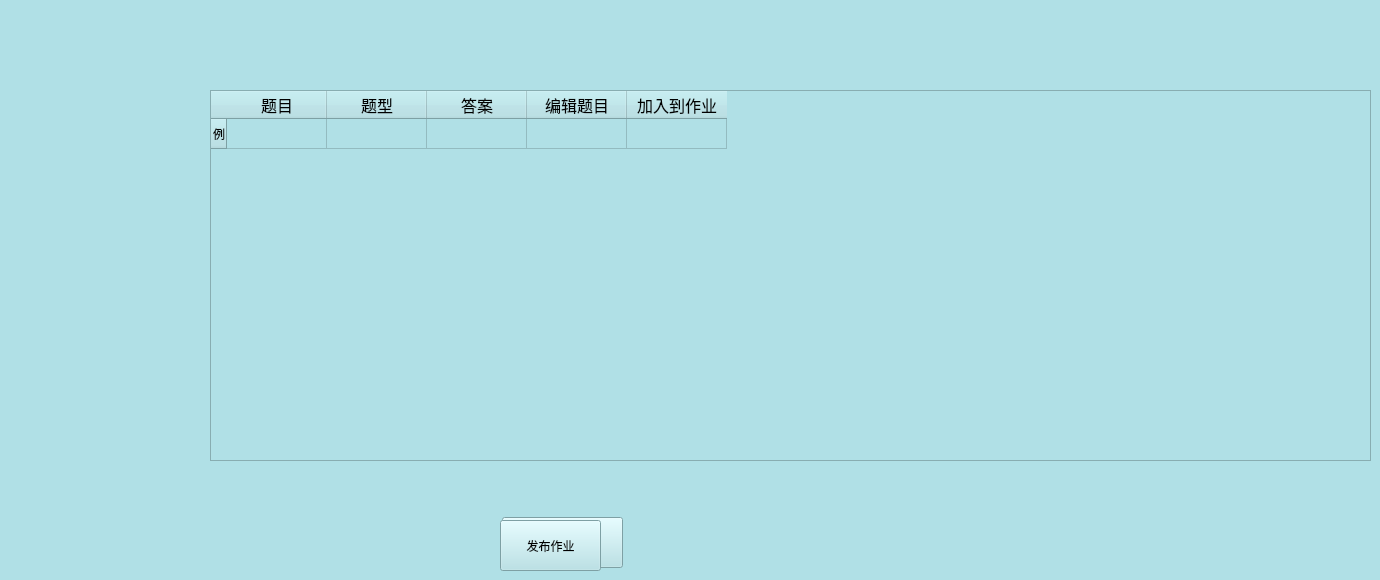
    <widget class="QWidget" name="page_2">
     <property name="styleSheet">
      <string notr="true">QWidget{
	background-color: #B0E0E6;
}</string>
     </property>
     <widget class="QTableWidget" name="tableWidget_2">
      <property name="geometry">
       <rect>
        <x>210</x>
        <y>90</y>
        <width>1161</width>
        <height>371</height>
       </rect>
      </property>
      <property name="palette">
       <palette>
        <active>
         <colorrole role="WindowText">
          <brush brushstyle="SolidPattern">
           <color alpha="255">
            <red>0</red>
            <green>0</green>
            <blue>0</blue>
           </color>
          </brush>
         </colorrole>
         <colorrole role="Button">
          <brush brushstyle="SolidPattern">
           <color alpha="255">
            <red>176</red>
            <green>224</green>
            <blue>230</blue>
           </color>
          </brush>
         </colorrole>
         <colorrole role="Light">
          <brush brushstyle="SolidPattern">
           <color alpha="255">
            <red>255</red>
            <green>230</green>
            <blue>203</blue>
           </color>
          </brush>
         </colorrole>
         <colorrole role="Midlight">
          <brush brushstyle="SolidPattern">
           <color alpha="255">
            <red>241</red>
            <green>199</green>
            <blue>154</blue>
           </color>
          </brush>
         </colorrole>
         <colorrole role="Dark">
          <brush brushstyle="SolidPattern">
           <color alpha="255">
            <red>113</red>
            <green>84</green>
            <blue>52</blue>
           </color>
          </brush>
         </colorrole>
         <colorrole role="Mid">
          <brush brushstyle="SolidPattern">
           <color alpha="255">
            <red>151</red>
            <green>112</green>
            <blue>70</blue>
           </color>
          </brush>
         </colorrole>
         <colorrole role="Text">
          <brush brushstyle="SolidPattern">
           <color alpha="255">
            <red>0</red>
            <green>0</green>
            <blue>0</blue>
           </color>
          </brush>
         </colorrole>
         <colorrole role="BrightText">
          <brush brushstyle="SolidPattern">
           <color alpha="255">
            <red>255</red>
            <green>255</green>
            <blue>255</blue>
           </color>
          </brush>
         </colorrole>
         <colorrole role="ButtonText">
          <brush brushstyle="SolidPattern">
           <color alpha="255">
            <red>0</red>
            <green>0</green>
            <blue>0</blue>
           </color>
          </brush>
         </colorrole>
         <colorrole role="Base">
          <brush brushstyle="SolidPattern">
           <color alpha="255">
            <red>176</red>
            <green>224</green>
            <blue>230</blue>
           </color>
          </brush>
         </colorrole>
         <colorrole role="Window">
          <brush brushstyle="SolidPattern">
           <color alpha="255">
            <red>176</red>
            <green>224</green>
            <blue>230</blue>
           </color>
          </brush>
         </colorrole>
         <colorrole role="Shadow">
          <brush brushstyle="SolidPattern">
           <color alpha="255">
            <red>0</red>
            <green>0</green>
            <blue>0</blue>
           </color>
          </brush>
         </colorrole>
         <colorrole role="AlternateBase">
          <brush brushstyle="SolidPattern">
           <color alpha="255">
            <red>241</red>
            <green>211</green>
            <blue>180</blue>
           </color>
          </brush>
         </colorrole>
         <colorrole role="ToolTipBase">
          <brush brushstyle="SolidPattern">
           <color alpha="255">
            <red>255</red>
            <green>255</green>
            <blue>220</blue>
           </color>
          </brush>
         </colorrole>
         <colorrole role="ToolTipText">
          <brush brushstyle="SolidPattern">
           <color alpha="255">
            <red>0</red>
            <green>0</green>
            <blue>0</blue>
           </color>
          </brush>
         </colorrole>
         <colorrole role="PlaceholderText">
          <brush brushstyle="SolidPattern">
           <color alpha="128">
            <red>0</red>
            <green>0</green>
            <blue>0</blue>
           </color>
          </brush>
         </colorrole>
        </active>
        <inactive>
         <colorrole role="WindowText">
          <brush brushstyle="SolidPattern">
           <color alpha="255">
            <red>0</red>
            <green>0</green>
            <blue>0</blue>
           </color>
          </brush>
         </colorrole>
         <colorrole role="Button">
          <brush brushstyle="SolidPattern">
           <color alpha="255">
            <red>176</red>
            <green>224</green>
            <blue>230</blue>
           </color>
          </brush>
         </colorrole>
         <colorrole role="Light">
          <brush brushstyle="SolidPattern">
           <color alpha="255">
            <red>255</red>
            <green>230</green>
            <blue>203</blue>
           </color>
          </brush>
         </colorrole>
         <colorrole role="Midlight">
          <brush brushstyle="SolidPattern">
           <color alpha="255">
            <red>241</red>
            <green>199</green>
            <blue>154</blue>
           </color>
          </brush>
         </colorrole>
         <colorrole role="Dark">
          <brush brushstyle="SolidPattern">
           <color alpha="255">
            <red>113</red>
            <green>84</green>
            <blue>52</blue>
           </color>
          </brush>
         </colorrole>
         <colorrole role="Mid">
          <brush brushstyle="SolidPattern">
           <color alpha="255">
            <red>151</red>
            <green>112</green>
            <blue>70</blue>
           </color>
          </brush>
         </colorrole>
         <colorrole role="Text">
          <brush brushstyle="SolidPattern">
           <color alpha="255">
            <red>0</red>
            <green>0</green>
            <blue>0</blue>
           </color>
          </brush>
         </colorrole>
         <colorrole role="BrightText">
          <brush brushstyle="SolidPattern">
           <color alpha="255">
            <red>255</red>
            <green>255</green>
            <blue>255</blue>
           </color>
          </brush>
         </colorrole>
         <colorrole role="ButtonText">
          <brush brushstyle="SolidPattern">
           <color alpha="255">
            <red>0</red>
            <green>0</green>
            <blue>0</blue>
           </color>
          </brush>
         </colorrole>
         <colorrole role="Base">
          <brush brushstyle="SolidPattern">
           <color alpha="255">
            <red>176</red>
            <green>224</green>
            <blue>230</blue>
           </color>
          </brush>
         </colorrole>
         <colorrole role="Window">
          <brush brushstyle="SolidPattern">
           <color alpha="255">
            <red>176</red>
            <green>224</green>
            <blue>230</blue>
           </color>
          </brush>
         </colorrole>
         <colorrole role="Shadow">
          <brush brushstyle="SolidPattern">
           <color alpha="255">
            <red>0</red>
            <green>0</green>
            <blue>0</blue>
           </color>
          </brush>
         </colorrole>
         <colorrole role="AlternateBase">
          <brush brushstyle="SolidPattern">
           <color alpha="255">
            <red>241</red>
            <green>211</green>
            <blue>180</blue>
           </color>
          </brush>
         </colorrole>
         <colorrole role="ToolTipBase">
          <brush brushstyle="SolidPattern">
           <color alpha="255">
            <red>255</red>
            <green>255</green>
            <blue>220</blue>
           </color>
          </brush>
         </colorrole>
         <colorrole role="ToolTipText">
          <brush brushstyle="SolidPattern">
           <color alpha="255">
            <red>0</red>
            <green>0</green>
            <blue>0</blue>
           </color>
          </brush>
         </colorrole>
         <colorrole role="PlaceholderText">
          <brush brushstyle="SolidPattern">
           <color alpha="128">
            <red>0</red>
            <green>0</green>
            <blue>0</blue>
           </color>
          </brush>
         </colorrole>
        </inactive>
        <disabled>
         <colorrole role="WindowText">
          <brush brushstyle="SolidPattern">
           <color alpha="255">
            <red>113</red>
            <green>84</green>
            <blue>52</blue>
           </color>
          </brush>
         </colorrole>
         <colorrole role="Button">
          <brush brushstyle="SolidPattern">
           <color alpha="255">
            <red>176</red>
            <green>224</green>
            <blue>230</blue>
           </color>
          </brush>
         </colorrole>
         <colorrole role="Light">
          <brush brushstyle="SolidPattern">
           <color alpha="255">
            <red>255</red>
            <green>230</green>
            <blue>203</blue>
           </color>
          </brush>
         </colorrole>
         <colorrole role="Midlight">
          <brush brushstyle="SolidPattern">
           <color alpha="255">
            <red>241</red>
            <green>199</green>
            <blue>154</blue>
           </color>
          </brush>
         </colorrole>
         <colorrole role="Dark">
          <brush brushstyle="SolidPattern">
           <color alpha="255">
            <red>113</red>
            <green>84</green>
            <blue>52</blue>
           </color>
          </brush>
         </colorrole>
         <colorrole role="Mid">
          <brush brushstyle="SolidPattern">
           <color alpha="255">
            <red>151</red>
            <green>112</green>
            <blue>70</blue>
           </color>
          </brush>
         </colorrole>
         <colorrole role="Text">
          <brush brushstyle="SolidPattern">
           <color alpha="255">
            <red>113</red>
            <green>84</green>
            <blue>52</blue>
           </color>
          </brush>
         </colorrole>
         <colorrole role="BrightText">
          <brush brushstyle="SolidPattern">
           <color alpha="255">
            <red>255</red>
            <green>255</green>
            <blue>255</blue>
           </color>
          </brush>
         </colorrole>
         <colorrole role="ButtonText">
          <brush brushstyle="SolidPattern">
           <color alpha="255">
            <red>113</red>
            <green>84</green>
            <blue>52</blue>
           </color>
          </brush>
         </colorrole>
         <colorrole role="Base">
          <brush brushstyle="SolidPattern">
           <color alpha="255">
            <red>176</red>
            <green>224</green>
            <blue>230</blue>
           </color>
          </brush>
         </colorrole>
         <colorrole role="Window">
          <brush brushstyle="SolidPattern">
           <color alpha="255">
            <red>176</red>
            <green>224</green>
            <blue>230</blue>
           </color>
          </brush>
         </colorrole>
         <colorrole role="Shadow">
          <brush brushstyle="SolidPattern">
           <color alpha="255">
            <red>0</red>
            <green>0</green>
            <blue>0</blue>
           </color>
          </brush>
         </colorrole>
         <colorrole role="AlternateBase">
          <brush brushstyle="SolidPattern">
           <color alpha="255">
            <red>227</red>
            <green>168</green>
            <blue>105</blue>
           </color>
          </brush>
         </colorrole>
         <colorrole role="ToolTipBase">
          <brush brushstyle="SolidPattern">
           <color alpha="255">
            <red>255</red>
            <green>255</green>
            <blue>220</blue>
           </color>
          </brush>
         </colorrole>
         <colorrole role="ToolTipText">
          <brush brushstyle="SolidPattern">
           <color alpha="255">
            <red>0</red>
            <green>0</green>
            <blue>0</blue>
           </color>
          </brush>
         </colorrole>
         <colorrole role="PlaceholderText">
          <brush brushstyle="SolidPattern">
           <color alpha="128">
            <red>0</red>
            <green>0</green>
            <blue>0</blue>
           </color>
          </brush>
         </colorrole>
        </disabled>
       </palette>
      </property>
      <row>
       <property name="text">
        <string>例</string>
       </property>
      </row>
      <column>
       <property name="text">
        <string>题目</string>
       </property>
       <property name="font">
        <font>
         <pointsize>12</pointsize>
        </font>
       </property>
       <property name="background">
        <color>
         <red>255</red>
         <green>255</green>
         <blue>255</blue>
        </color>
       </property>
      </column>
      <column>
       <property name="text">
        <string>题型</string>
       </property>
       <property name="font">
        <font>
         <pointsize>12</pointsize>
        </font>
       </property>
      </column>
      <column>
       <property name="text">
        <string>答案</string>
       </property>
       <property name="font">
        <font>
         <pointsize>12</pointsize>
        </font>
       </property>
      </column>
      <column>
       <property name="text">
        <string>编辑题目</string>
       </property>
       <property name="font">
        <font>
         <pointsize>12</pointsize>
        </font>
       </property>
       <property name="background">
        <color>
         <red>255</red>
         <green>255</green>
         <blue>255</blue>
        </color>
       </property>
      </column>
      <column>
       <property name="text">
        <string>加入到作业</string>
       </property>
       <property name="font">
        <font>
         <pointsize>12</pointsize>
        </font>
       </property>
      </column>
      <item row="0" column="3">
       <property name="text">
        <string/>
       </property>
      </item>
     </widget>
     <widget class="QPushButton" name="pushButton_5">
      <property name="geometry">
       <rect>
        <x>502</x>
        <y>517</y>
        <width>121</width>
        <height>51</height>
       </rect>
      </property>
      <property name="text">
       <string>添加题目</string>
      </property>
     </widget>
     <widget class="QPushButton" name="pushButton_6">
      <property name="geometry">
       <rect>
        <x>500</x>
        <y>520</y>
        <width>101</width>
        <height>51</height>
       </rect>
      </property>
      <property name="text">
       <string>发布作业</string>
      </property>
     </widget>
    </widget>
